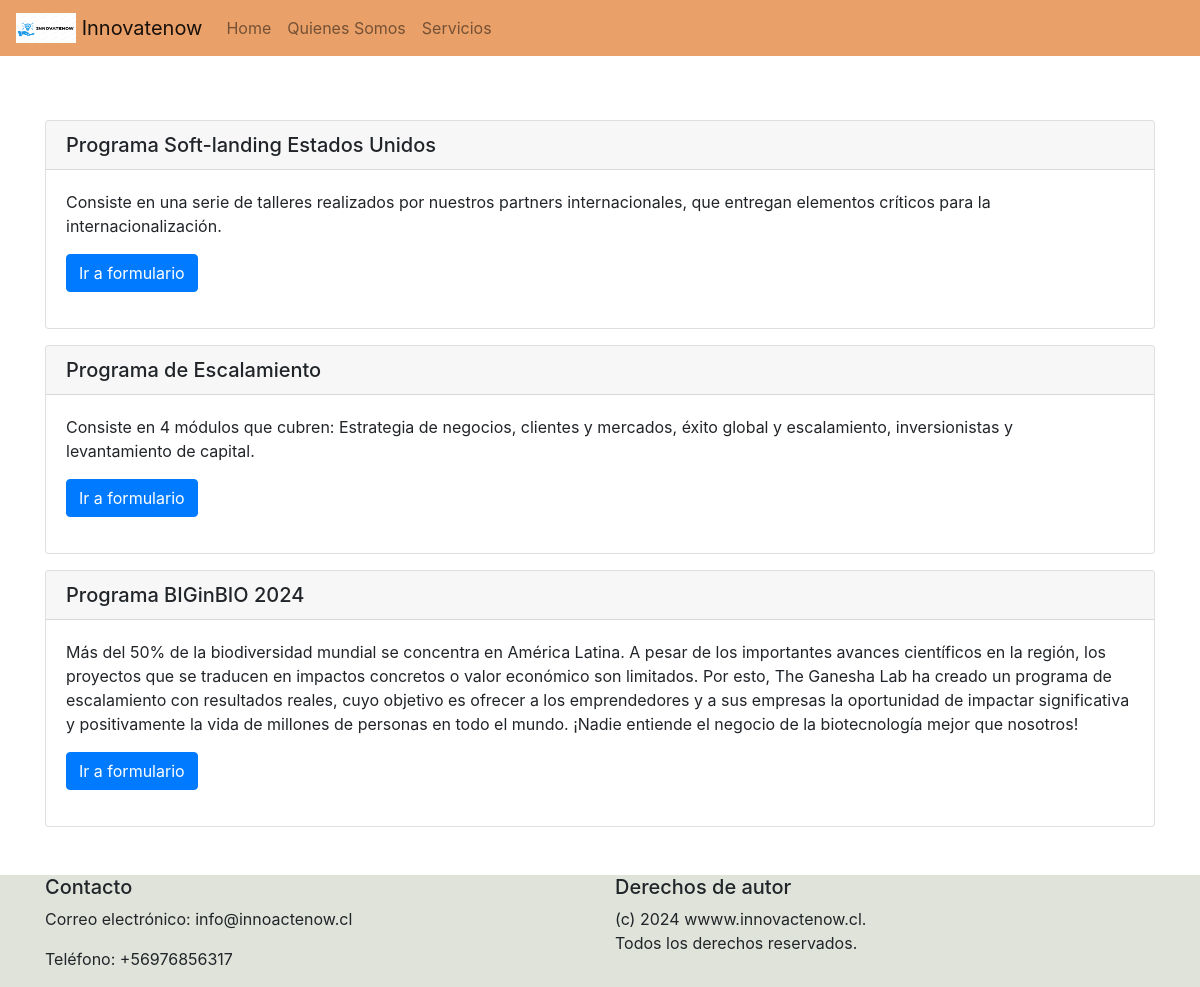
Screenshot of /servicios with the database file from the repository.
### home/models.py (models this page shows, shortened)
class navbarmenu(models.Model):
    nombre = models.CharField(max_length=20)
    url = models.CharField(max_length=20)

class servicio(models.Model):
    nombreServicio = models.CharField(max_length=100)
    infoserv = models.CharField(max_length=700)

### home/views.py (the view)
# urls.py: path('servicios', views.index3, name="index3"),
def index3(request):
	navbarmenus = navbarmenu.objects.all()
	servicios = servicio.objects.all()
	context = {
        "navbarmenus": navbarmenus,
        "servicios": servicios
    }
	return render (request, 'servicios/index3.html', context)

### home/templates/servicios/index3.html (shortened to what this page needs)
{% load static %}
<!DOCTYPE html>
<html lang="en">
<head>
    <link rel="stylesheet" href="https://cdn.jsdelivr.net/npm/bootstrap@4.6.2/dist/css/bootstrap.min.css">
    <link href="https://unpkg.com/aos@2.3.1/dist/aos.css" rel="stylesheet">
</head>
<body>
    <nav class="navbar navbar-expand-lg navbar-light" style="background-color: #eaa169;">
      <a class="navbar-brand">
        <img src="{% static 'images/innovatenowlogo.png' %}" width="60" height="30" class="d-inline-block align-top" alt="">
        Innovatenow
      </a>
        <div class="collapse navbar-collapse" id="navbarNav">
            <ul class="navbar-nav">
                {% for navbarmenu in navbarmenus %}
                <li class="nav-item">
                    <a class="nav-link" href="{{ navbarmenu.url }}">{{ navbarmenu.nombre }}</a>
                </li>
                {% endfor %}
            </ul>
        </div>
    </nav>
    <div class="container">
      <div class="row mt-5">
      {% for servicio in servicios %}
         <div class="col-lg-12 mt-3">
          <div class="card  " data-aos="flip-left">
              <h5 class="card-header">{{ servicio.nombreServicio }}</h5>
              <div class="card-body">
                  <p class="card-text">{{ servicio.infoserv }}</p>
                  <a href="{% url 'alumnosAdd' %}" class="btn btn-primary mb-3">Ir a formulario</a>
              </div>
            </div>
          </div>
          {% endfor %}
      </div>
  </div>
</body>
<footer style="background-color: rgb(223, 227, 217); " >
    <div class="container mt-5">
      <div class="row">
        <div class="col-lg-6">
          <h5>Contacto</h5>
          <p>Correo electrónico: info@innoactenow.cl</p>
          <p>Teléfono: +56976856317</p>
        </div>
        <div class="col-lg-6">
          <h5>Derechos de autor</h5>
          <p>(c) 2024 wwww.innovactenow.cl. <br> Todos los derechos reservados.</p>
        </div>
      </div>
    </div>
  </footer>
</html>

### rows the page displays
navbarmenu: nombre "Home"
navbarmenu: nombre "Quienes Somos"
navbarmenu: nombre "Servicios"
servicio: nombreServicio "Programa Soft-landing Estados Unidos", infoserv "Consiste en una serie de talleres realizados por nuestros partners internacionales, que entregan elementos críticos para la internacionalización."
servicio: nombreServicio "Programa de Escalamiento", infoserv "Consiste en 4 módulos que cubren: Estrategia de negocios, clientes y mercados, éxito global y escalamiento, inversionistas y levantamiento de capital."
servicio: nombreServicio "Programa BIGinBIO 2024", infoserv "Más del 50% de la biodiversidad mundial se concentra en América Latina. A pesar de los importantes avances científicos en la región, los proyectos que se traducen en impactos concretos o valor económico son limitados. Por esto, The Ganesha Lab ha creado un programa de escalamiento con resultados reales, cuyo objetivo es ofrecer a los emprendedores y a sus empresas la oportunidad de impactar significativa y positivamente la vida de millones de personas en todo el mundo. ¡Nadie entiende el negocio de la biotecnología mejor que nosotros!"
